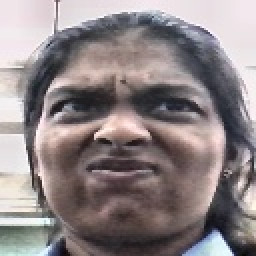
#> input picture data/collected/elderly_faces/Angry/Angry_1790229406053.jpg, 128 x 128 px (shown 2 times larger)
$ python -i image_enhancer.py   (imports and definitions only)   (older library calls are emulated)
#> lines starting #> are read from the running program, lines starting #| are printed output that depends on the picture
#> further down, picture is the input picture: shape (128, 128, 3); mean B, G, R 133.6, 132.2, 141.7
import cv2
import numpy as np
from typing import Dict, Tuple

class ImageEnhancer:
    """
    Adaptive Low-Light and Contrast Image Enhancer for DOSTH AI.
    Optimized for elderly indoor lighting, backlit rooms, and budget webcams.
    """
    def __init__(self, clip_limit: float = 2.5, tile_grid_size: Tuple[int, int] = (8, 8)):
        self.clip_limit = clip_limit
        self.tile_grid_size = tile_grid_size
        self.clahe = cv2.createCLAHE(clipLimit=self.clip_limit, tileGridSize=self.tile_grid_size)

    def auto_gamma_correction(self, image: np.ndarray) -> np.ndarray:
        """
        Dynamically calculates and applies gamma correction based on image luminance.
        Brightens underexposed faces and normalizes harsh shadows.
        """
        if image is None or image.size == 0:
            return image

        gray = cv2.cvtColor(image, cv2.COLOR_BGR2GRAY) if len(image.shape) == 3 else image
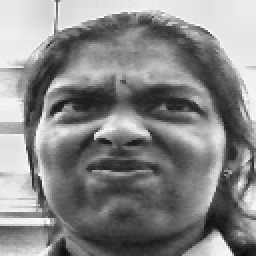
#> gray: shape (128, 128) (shown 2 times larger); min 7, max 254, mean 135.2
        mean_val = float(np.mean(gray))
#> mean_val = 135.2

        # Avoid zero division
        if mean_val < 5.0:
            gamma = 0.35
        elif mean_val > 240.0:
            gamma = 1.4
        else:
            gamma = np.log(128.0 / 255.0) / np.log(mean_val / 255.0)
#> gamma = 1.09
            gamma = float(np.clip(gamma, 0.35, 1.8))

        table = np.array([((i / 255.0) ** gamma) * 255 for i in range(256)], dtype="uint8")
#> table = 256 values from 0 to 255
        return cv2.LUT(image, table)

    def apply_clahe(self, image: np.ndarray) -> np.ndarray:
        """
        Applies Contrast Limited Adaptive Histogram Equalization (CLAHE) on the L-channel (LAB color space)
        to improve local contrast without altering facial color tone.
        """
        if image is None or image.size == 0:
            return image

        if len(image.shape) == 3:
            lab = cv2.cvtColor(image, cv2.COLOR_BGR2LAB)
#> lab: shape (128, 128, 3); mean of channels 0, 1, 2 133.7, 132.2, 128.6
            l_chan, a_chan, b_chan = cv2.split(lab)
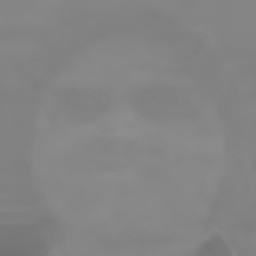
#> a_chan: shape (128, 128) (shown 2 times larger); min 116, max 141, mean 132.2
            cl = self.clahe.apply(l_chan)
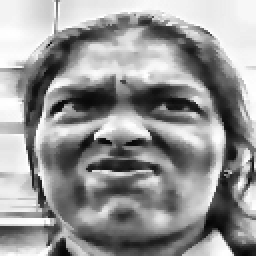
#> cl: shape (128, 128) (shown 2 times larger); min 4, max 255, mean 150.3
            merged = cv2.merge((cl, a_chan, b_chan))
#> merged: shape (128, 128, 3); mean of channels 0, 1, 2 150.3, 132.2, 128.6
            return cv2.cvtColor(merged, cv2.COLOR_LAB2BGR)
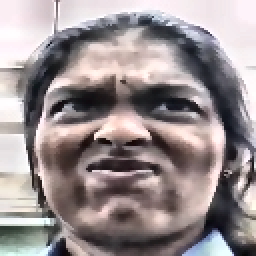
#> returned value: shape (128, 128, 3) (shown 2 times larger); mean B, G, R 144.4, 143.1, 152.9
        else:
            return self.clahe.apply(image)

    def denoise_bilateral(self, image: np.ndarray) -> np.ndarray:
        """
        Smooths webcam noise while preserving facial edges and expression wrinkles.
        """
        if image is None or image.size == 0:
            return image
        return cv2.bilateralFilter(image, d=5, sigmaColor=35, sigmaSpace=35)

    def compute_quality_metrics(self, image: np.ndarray) -> Dict[str, float]:
        """
        Computes lighting and clarity metrics:
        - brightness: Mean luminance (0-255)
        - contrast: Standard deviation of luminance
        - sharpness: Variance of Laplacian (blur metric)
        """
        if image is None or image.size == 0:
            return {'brightness': 0.0, 'contrast': 0.0, 'sharpness': 0.0, 'is_usable': False}

        gray = cv2.cvtColor(image, cv2.COLOR_BGR2GRAY) if len(image.shape) == 3 else image
        brightness = float(np.mean(gray))
#> brightness = 146.2
        contrast = float(np.std(gray))
#> contrast = 73.05
        sharpness = float(cv2.Laplacian(gray, cv2.CV_64F).var())
#> sharpness = 2618.2

        is_usable = (brightness >= 25.0 and sharpness >= 15.0)
#> is_usable = True
        return {
            'brightness': round(brightness, 2),
            'contrast': round(contrast, 2),
            'sharpness': round(sharpness, 2),
            'is_usable': is_usable
        }

    def enhance(self, image: np.ndarray) -> Tuple[np.ndarray, Dict[str, float]]:
        """
        Runs the full enhancement pipeline:
        1. Dynamic Gamma Correction
        2. Bilateral Denoising
        3. LAB CLAHE contrast boost
        Returns enhanced image and quality metrics.
        """
        if image is None or image.size == 0:
            return image, self.compute_quality_metrics(image)

        step1 = self.auto_gamma_correction(image)
        step2 = self.denoise_bilateral(step1)
        enhanced = self.apply_clahe(step2)
        metrics = self.compute_quality_metrics(enhanced)
#> metrics = {'brightness': 146.2, 'contrast': 73.05, 'sharpness': 2618.2, 'is_usable': True}
        return enhanced, metrics

>>> import cv2
>>> picture = cv2.imread('../../data/collected/elderly_faces/Angry/Angry_1790229406053.jpg')
>>> result = ImageEnhancer().enhance(picture)

$ run again, on data/collected/elderly_faces/Angry/Angry_1790229410881.jpg
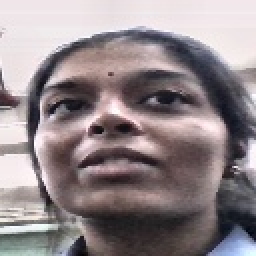
#> input picture data/collected/elderly_faces/Angry/Angry_1790229410881.jpg, 128 x 128 px (shown 2 times larger)
#> picture is the input picture: shape (128, 128, 3); mean B, G, R 137.5, 134.3, 145.1
#> in auto_gamma_correction, `gray = cv2.cvtColor(image, cv2.COLOR_BGR2GRAY) if len(image.shape) == ..`:
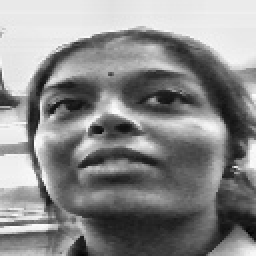
#> gray: shape (128, 128) (shown 2 times larger); min 4, max 253, mean 137.9
#> mean_val = 137.9
#> gamma = 1.12
#> table = 256 values from 0 to 255
#> lab: shape (128, 128, 3); mean of channels 0, 1, 2 133.8, 133.1, 127.8
#> merged: shape (128, 128, 3); mean of channels 0, 1, 2 148.3, 133.1, 127.8
#> in apply_clahe, `return cv2.cvtColor(merged, cv2.COLOR_LAB2BGR)`:
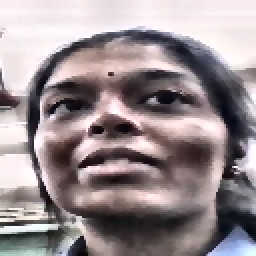
#> returned value: shape (128, 128, 3) (shown 2 times larger); mean B, G, R 144.2, 141, 152.4
#> brightness = 144.8
#> contrast = 76.96
#> sharpness = 2367.1
#> is_usable = True
#> metrics = {'brightness': 144.8, 'contrast': 76.96, 'sharpness': 2367.1, 'is_usable': True}
